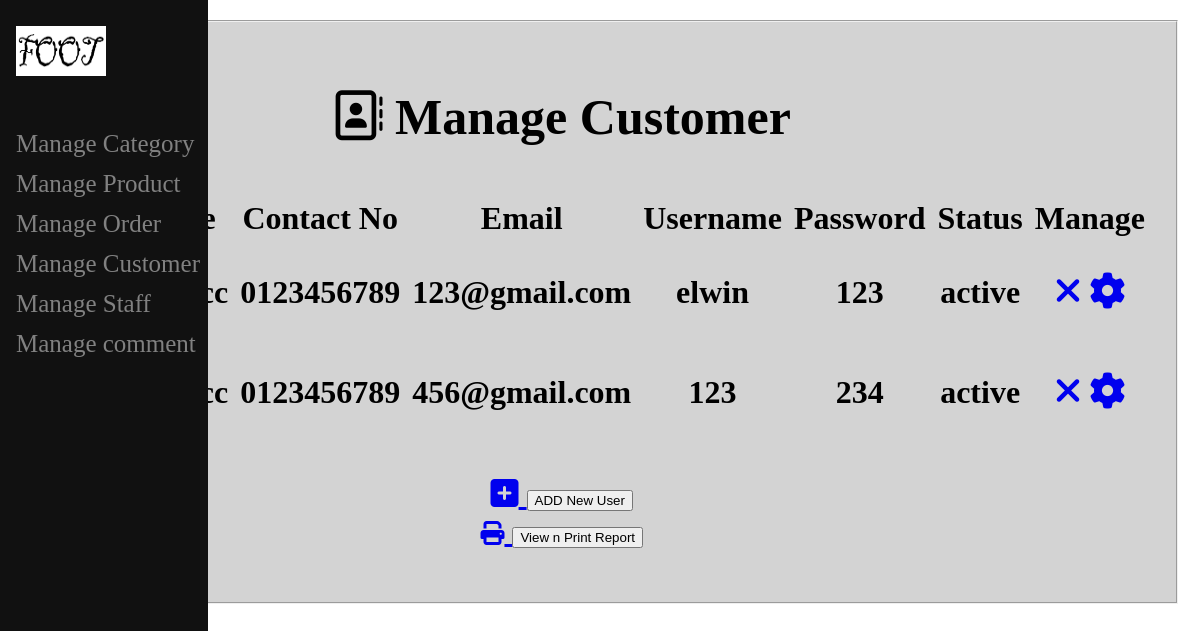
Page /test.php on the committed database.
### tables this page shows
CREATE TABLE `user` (
  `user_id` int(100) NOT NULL,
  `full_name` varchar(50) NOT NULL,
  `contact_no` varchar(14) NOT NULL,
  `email_address` varchar(30) NOT NULL,
  `username` varchar(30) NOT NULL,
  `userpassword` varchar(30) NOT NULL,
  `confirm_password` varchar(30) NOT NULL,
  `image` varchar(100) NOT NULL,
  `status` varchar(10) NOT NULL
);

### test.php (the view, shortened to what this page needs)
<?php
    include 'conn.php';
?>
<!DOCTYPE html>
<html lang="en">
<head>
</head>
<body>
<div class="side">
<div class="sidenav">
        <a href="admindashboard.php"><img src="image/foot.png" alt="Shop Logo" width="10px" height="10px"></a><br><br>
        <a href="#">Manage Category</a>
        <a href="#">Manage Product</a>
        <a href="admin_history.php">Manage Order</a>
        <a href="manageuser.php">Manage Customer</a>
        <a href="#">Manage Staff </a>
        <a href="managecomment.php">Manage comment </a>
</div>
</div>
<div class="main">
<div class="middle">
    <fieldset>
    <?php
        $sql = "select * from user";
        $result = mysqli_query($conn,$sql);
        ?>
      <h1><i class="fa fa-address-book-o" style="font-size:50px"></i><b style="font-size: 50px;"> Manage Customer</b></h1>
      <table border="0px">
        <tr>
          <th>ID</th>
          <th>Image</th>
          <th>Name</th>
          <th>Contact No</th>
          <th>Email</th>
          <th>Username</th>
          <th>Password</th>
          <th>Status</th>
          <th>Manage</th>
        </tr>
        <?php
        while($row = mysqli_fetch_array($result))
        {
            ?>
        <tr>
          <th><?php echo $row["user_id"]; ?></th>
          <th><img class='img' src="<?php echo "image/".$row['image'];?>" ></th>
          <th><?php echo $row["full_name"];	?></th>
          <th><?php echo $row["contact_no"];?></th>
          <th><?php echo $row["email_address"];?></th>
          <th><?php echo $row["username"];?></th>
          <th><?php echo $row["userpassword"];?></th>
          <th><?php echo $row["status"];?></th>
          <th><a href="deletemanageuser.php?user_id=<?php echo $row['user_id']; ?>"><i class="fa fa-close" style="font-size:36px"></i></a>
            <a href="editmanageuser.php?email=<?php echo $row['email_address'];?>" alt="update"><i class="fa fa-cog" style="font-size:36px"></i></a>
            </th>
        </tr>
            <?php
        }
		?>
      </table>
<p>
      <span class="left"><a href="insertmanageuser.php" alt="insert"><i class="fa fa-plus-square"></i> <input type="button" value="ADD New User"></span>
        <br>
      <span class="left" ><a href="reportuser.php" alt="insert"> <i class='fas fa-print' style='font-size:24px'></i> <input type="button" value="View n Print Report"></span></p>
    </fieldset>
  </div>
</div>
</body>
</html>

### test.php (style rules this page uses)
.sidenav { height: 100%; flex: 30%; position: fixed; z-index: 1; top: 0; left: 0; background-color: #111; overflow-x: hidden; padding-top: 20px; }
.main { flex: 0 0 70%; background-color: white; padding: 20px; height: 100%; float: right; text-align: center; position: absolute; top: 0; right: 0; font-size: 2em; }
.sidenav a { padding: 6px 8px 6px 16px; text-decoration: none; font-size: 25px; color: #818181; display: block; }
.sidenav img { height: 50px; width: 90px; }
th { padding: 5px; }
fieldset { background-color: lightgrey; }

### rows in the picture
user: contact_no "0123456789", email_address "123@gmail.com", username "elwin", userpassword "123", status "active"
user: contact_no "0123456789", email_address "456@gmail.com", username "123", userpassword "234", status "active"
